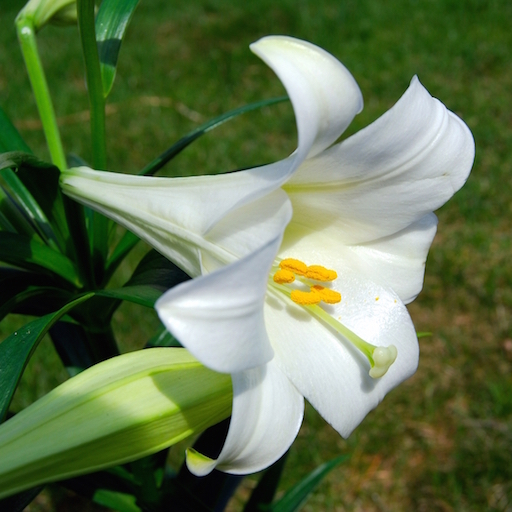
#> input picture data/da_data/lily.jpg, 512 x 512 px
$ python demo105_eigva.py   (older library calls are emulated)
#> lines starting #> are read from the running program, lines starting #| are printed output that depends on the picture
"""
demo105_eigva.py 图像特征
"""
import numpy as np
import scipy.misc as sm
import matplotlib.pyplot as mp

# 读取图片   True: 读取灰度图像
img = sm.imread('../data/da_data/lily.jpg', True)
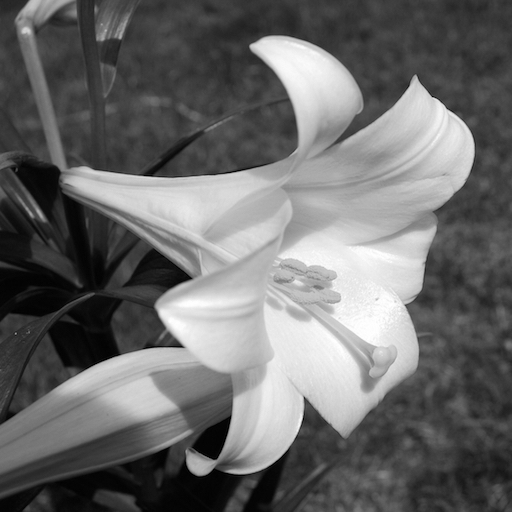
#> img: shape (512, 512) float32; min 0, max 255, mean 106.7
print(img.shape)
#| (512, 512)

# 提取特征值
img = np.mat(img)
eigvals, eigvecs = np.linalg.eig(img)
print(eigvals.shape, eigvecs.shape)
#| (512,) (512, 512)

# 生成原图像
eigvals[50:] = 0
img2 = eigvecs * np.diag(eigvals) * eigvecs.I
mp.subplot(221)
mp.imshow(img, cmap='gray')
mp.xticks([])
mp.yticks([])
mp.tight_layout()

mp.subplot(222)
print(img2)
#> (printed output is left out)
mp.imshow(img2.real, cmap='gray')
mp.xticks([])
mp.yticks([])
mp.tight_layout()

# 奇异值分解
U, sv, V = np.linalg.svd(img, full_matrices=False)
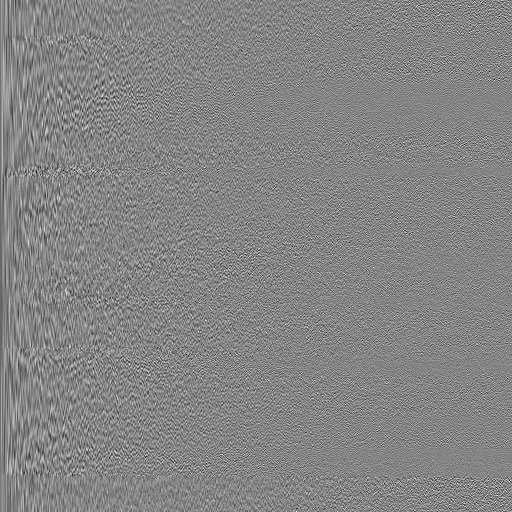
#> U: shape (512, 512) float32; min -0.259, max 0.237, mean -6.67e-05; drawn with min black and max white
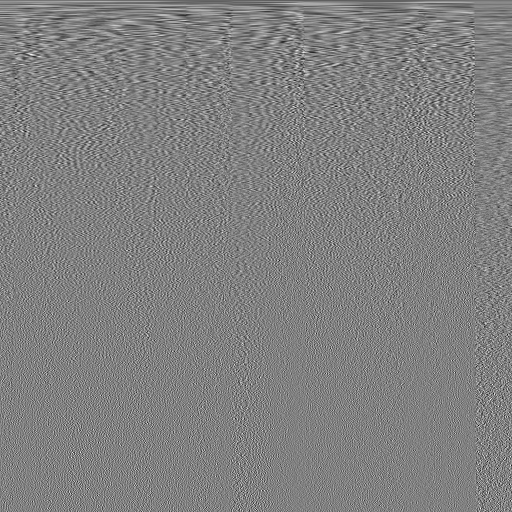
#> V: shape (512, 512) float32; min -0.235, max 0.23, mean -7.38e-05; drawn with min black and max white
#> sv = 512 values, max 60670.1 at index 0, min 0.00687 at index 511, mean 409
sv[50:] = 0
img3 = np.mat(U) * np.mat(np.diag(sv)) * np.mat(V)
mp.subplot(223)
mp.imshow(img3.real, cmap='gray')
mp.xticks([])
mp.yticks([])
mp.tight_layout()


mp.show()
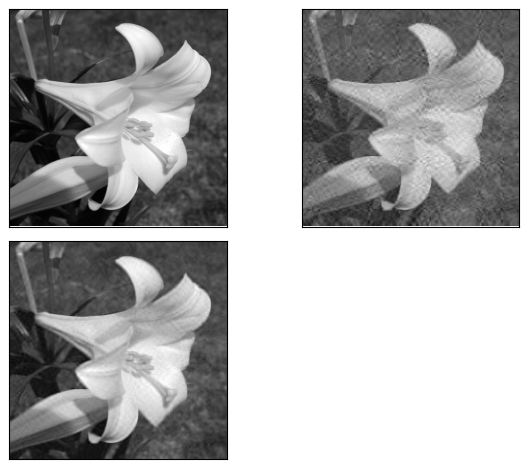
#> figure drawn by matplotlib, 3 panels
